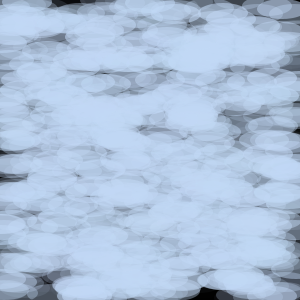
Frame 1 (no input)
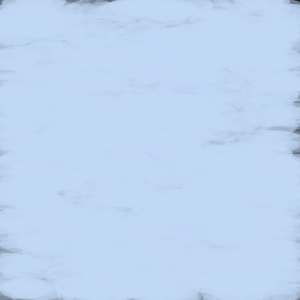
Frame 2 (the mouse pressed at the canvas centre, redrawn once)

The Processing sketch that drew these frames (run headless with seeded random() and noise(); the mouse was pressed at the canvas centre and the sketch redrawn once):

// Processing sketch: processing_163737
// ── processing_163737.pde

void setup (){
  size (300, 300);
  smooth ();
  noLoop ();
  background (0);
  
}
  
void draw (){
  for (int i = 0; i < 1000; i ++){
 drawBubble(int (random (150)),int (random (0, 300)), int (random (0, 300)), 50, 20);
  
}
}

void drawBubble(int bright, int x, int y, int size1, int size2) {
  strokeWeight (10);
  noStroke ();
  fill (193, 216, 245, bright);
  ellipse (x, y, size1, size2);
  
}
